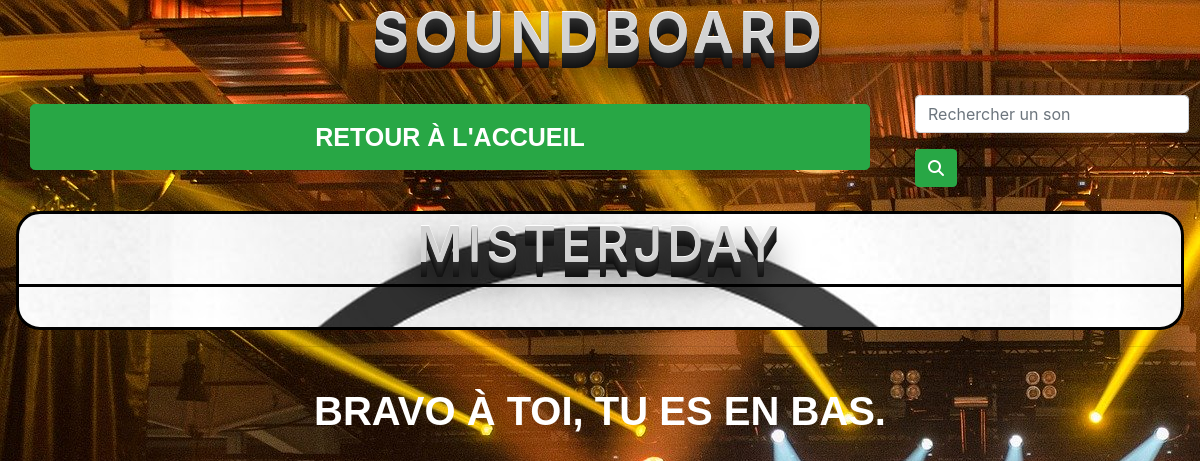
Before: /JDay.php with the older database file.
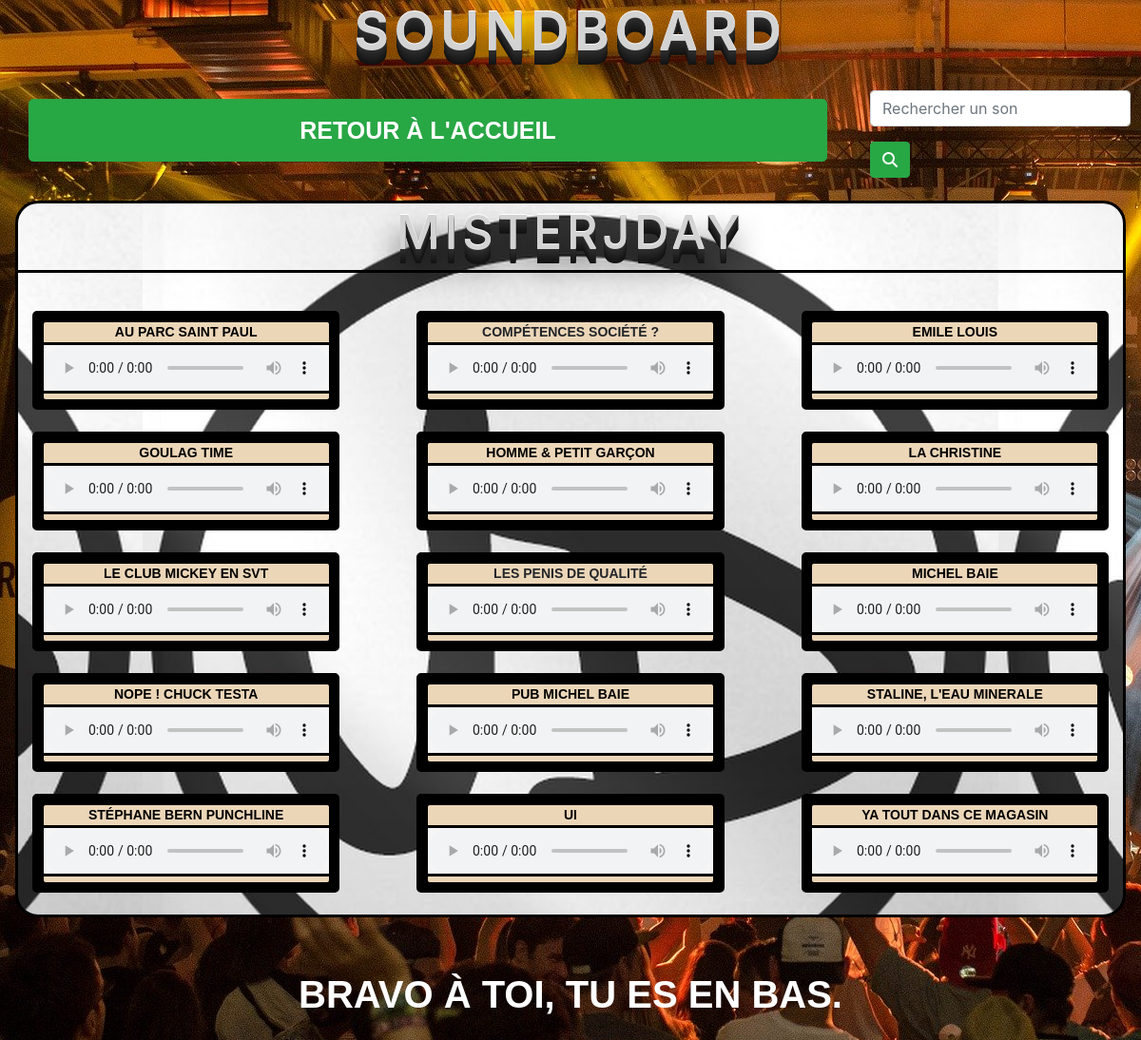
After: the same page with the newer database file.
### tables this page shows
CREATE TABLE `jday` (
  `ID` int(10) UNSIGNED NOT NULL,
  `Nom` varchar(255) NOT NULL,
  `Son` varchar(255) NOT NULL,
  `keywords` text NOT NULL,
  `source` text NOT NULL
);

### JDay.php (the view, shortened to what this page needs)
<?php
$pdo =new PDO('mysql:host=localhost; dbname=sbp; charset=utf8','root','');
$pdo->setAttribute(PDO::ATTR_ERRMODE, PDO::ERRMODE_EXCEPTION);
$nomjd = $pdo->prepare("SELECT Nom, Son, source FROM jday ORDER BY Nom");
$nomjd->execute();
$nomjd= $nomjd->fetchAll(PDO::FETCH_ASSOC);
$n = 1;
  ?>
<!DOCTYPE html>
<html lang="fr">
	<head>
		<link
			rel="stylesheet"
			href="https://stackpath.bootstrapcdn.com/bootstrap/4.4.1/css/bootstrap.min.css"
		/>
		<link rel="stylesheet" href="css/style.css" />
	</head>
	<body>
		<header class="container-fluid">
			<h1 id="top"><a id="top" href="index.php">Soundboard</a></h1>
		</header>
    <nav class="container-fluid">
      <div id="navbox" class="row">
        <div class= "col-9">
          <div class="container-fluid">
            <a class="btn btn-success btn-lg btn-block btnsnd returnh"
              href="index.php"
              role="button"
            >
            Retour à l'accueil
            </a>
          </div>
        </div>
        <form id="search" action="JDay.php" class="form-inline my-2 my-lg-0 col-md-3" method="POST">
            <input id="searchbox" class="form-control mr-sm-2" type="search"
              name="search" placeholder="Rechercher un son" aria-label="Search" required>
            <button class="btn btn-success my-2 my-sm-0" value="search" type="submit"><i class="fas fa-search"></i></button>
          </form>
        </div>
			</nav>
<?php
			 	if(isset($_POST['search'])){
		if(count($resultsjd)> 0){
			?>
				<section>
					<article class="jday">
						<h2 class="sndtitle wpad sndwtc"> Sons relatifs à <?php echo($_POST['search']) ?> </h2>
						<div class="container-fluid">
							<div class="row">
								<div class="col">
									<?php foreach ($resultsjd as $rjd):?>
									<div class="contsndbox JD">
										<div id="sndbox">
											<div class="col" id="sndname">
												<?php if ($rjd['source'] != ""){ ?>
												<a class="srcvid" href="#lienvid<?=$n?>" data-toggle="modal">
												<?php echo($rjd['Nom']) ?>
												</a>
												<div id="lienvid<?=$n?>" class="vid modal fade" tabindex="-1" role="dialog" aria-labelledby="exampleModalCenterTitle" aria-hidden="true">
													<div class="modal-dialog modal-dialog-centered">
														<div class="modal-content">
															<iframe class="vidsrc" width="560" height="315" src="<?=$rjd['source']?>" frameborder="0" allow="accelerometer; autoplay; encrypted-media; gyroscope; picture-in-picture" allowfullscreen></iframe>
														</div>
													</div>
												</div>
											<?php $n++; } else echo($rjd['Nom']); ?>
											</div>
											<audio controls>
											<source src="SBP/JDay/<?= $rjd['Son']?>" type="audio/mpeg">
											</audio>
										</div>
									</div>
								<?php endforeach;?>
								</div>
							</div>
						</div>
					</article>
				</section>
	<?php
			}
			else{
		?>
			<section class="container-fluid">
				<article id="nosearch">
					<h2 class="sndquery wpad sndwtc"> Sons relatifs à <?php echo($_POST['search']) ?> </h2>
					<div id="noresults">
						<p>Aucun son trouvé !</p>
					</div>
				</article>
			</section>
	<?php
		}
}
else {
?>
			<section>
				<article class="jday">
					<h2 class="sndtitle wpad" id="sndjdg">MisterJDay</h2>
					<div class="container-fluid">
						<div class="row">
							<div class="col">
								<?php
								foreach ($nomjd as $leson):?>
								<div class="contsndbox JD">
									<div id="sndbox">
										<div class="col" id="sndname">
											<?php if ($leson['source'] != ""){ ?>
											<a class="srcvid" href="#lienvid<?=$n?>" data-toggle="modal">
											<?php echo($leson['Nom']) ?>
											</a>
										<?php $n++; } else echo($leson['Nom']); ?>
										</div>
										<audio controls>
											<source src="SBP/JDay/<?= $leson["Son"]?>" type="audio/mpeg">
										</audio>
									</div>
								</div>
								<?php endforeach;?>
							</div>
						</div>
					</div>
        </article>
			</section>
			<hr>
	<?php } ?>
	<footer>Bravo à toi, tu es en bas.</footer>
	</body>
</html>

### css/style.css (style rules this page uses)
body { background-image: url(../img/audience-1853662_1920.jpg); }
.srcvid { color: black; }
header h1 { font-size: 3.5em; color: white; font-weight: 600; }
header { background-image: url(../img/guitar.jpg); background-position: left; padding-bottom: 1%; }
#top, .sndtitle, .sndquery { color: lightgrey; letter-spacing: 0.1em; text-shadow: 0 -1px 0 #fff, 0 1px 0 #2e2e2e, 0 2px 0 #2c2c2c, 0 3px 0 #2a2a2a, 0 4px 0 #282828, 0 5px 0 #262626, 0 6px 0 #242424, 0 7px 0 #222, 0 8px 0 #202020, 0 9px 0 #1e1e1e, 0 10px 0 #1c1c1c, 0 11px 0 #1a1a1a, 0 12px 0 #181818, 0 13px 0 #161616, 0 14px 0 #141414, 0 15px 0 #121212, 0 22px 30px rgba(0, 0, 0, 0.9); color: lightgrey; text-transform: uppercase; text-align: center; }
#navbox { display: flex; }
.btnsnd { text-align: center; font-family: 'Raleway', sans-serif; font-size: 25px; font-weight: 800; line-height: 48px; text-transform: uppercase; }
a { color: white; }
.sndtitle { font-size: 50px; border-radius: 20px 20px 0px 0px; border-bottom: solid black; margin-bottom: 0.8em; }
.wpad { padding-bottom: 0.2em; }
.col { display: flex; flex-wrap: wrap; justify-content: space-between; }
audio { border-top: solid black; border-bottom: solid black; background-color: whitesmoke; border-left: none; border-right: none; }
#sndname { justify-content: center; background-color: rgb(236, 214, 184); border-radius: 4px 4px 0px 0px; font-family: 'Raleway', sans-serif; font-size: 14px; font-weight: 800; text-transform: uppercase; }
#sndbox { border-radius: 5px; border: solid black; background-color: rgb(236, 214, 184); }
.contsndbox { padding: 0.5%; border-radius: 5px; border: solid black; margin-bottom: 2%; }
.returnh { margin-top: 2%; margin-bottom: 3%; }
footer { text-align: center; font-size: 40px; color: white; display: flex; justify-content: space-around; font-family: 'Raleway', sans-serif; font-weight: 800; line-height: 72px; text-transform: uppercase; padding: 1%; }
#sndjdg { background-image: url(../img/guitar.jpg); background-position: left; }
.jday { background-image: url(../img/misterjday.jpg); margin: 1em; background-position: top; border-radius: 1.5em; border: solid black; }
.JD { background-color: black; }

Changed rows visible on the page:
added jday: Nom "AU PARC SAINT PAUL"
added jday: Nom "COMPÉTENCES SOCIÉTÉ ?"
added jday: Nom "EMILE LOUIS"
added jday: Nom "GOULAG TIME"
added jday: Nom "HOMME & PETIT GARÇON"
added jday: Nom "LA CHRISTINE"
added jday: Nom "LE CLUB MICKEY EN SVT"
added jday: Nom "LES PENIS DE QUALITÉ"
added jday: Nom "MICHEL BAIE"
added jday: Nom "NOPE ! CHUCK TESTA"
added jday: Nom "PUB MICHEL BAIE"
added jday: Nom "STALINE, L'EAU MINERALE"
added jday: Nom "STÉPHANE BERN PUNCHLINE"
added jday: Nom "UI"
added jday: Nom "YA TOUT DANS CE MAGASIN"
